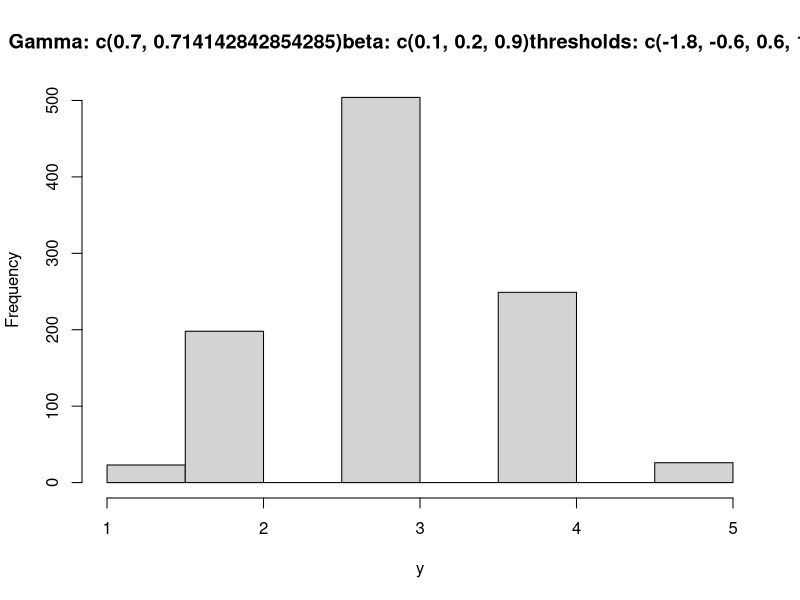
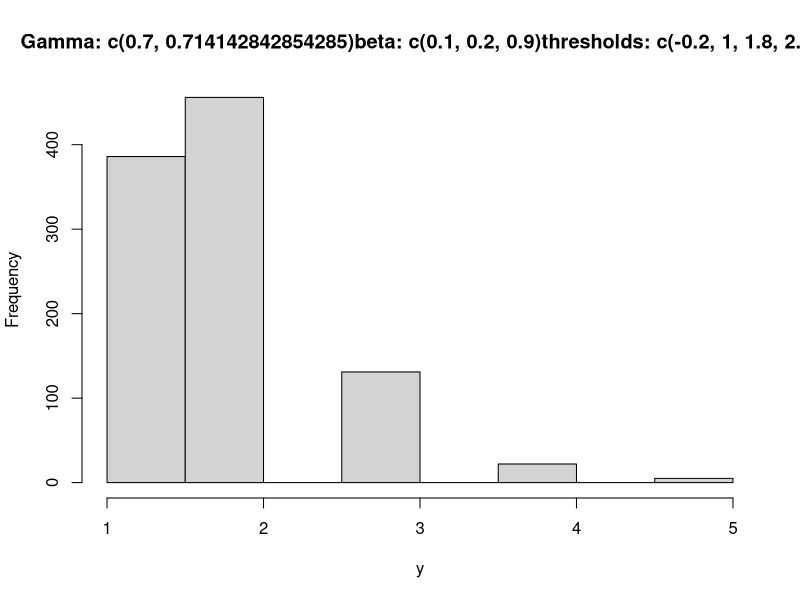
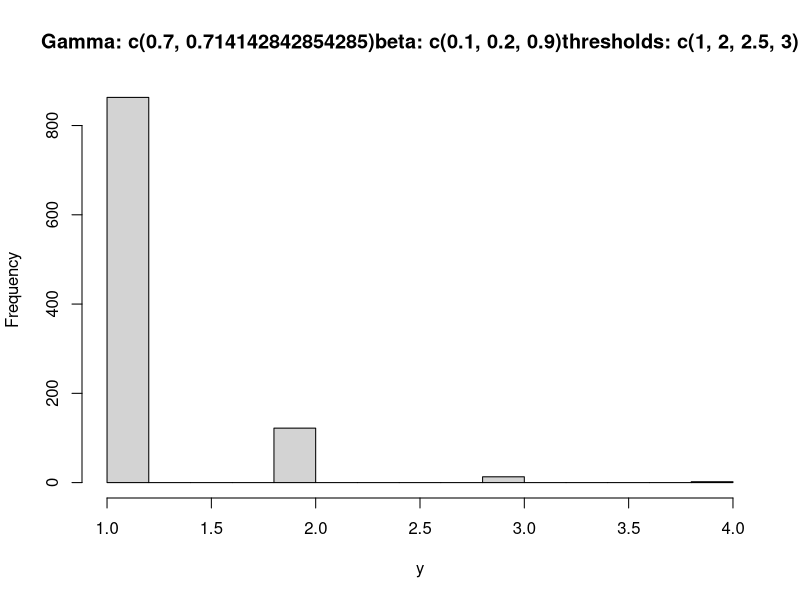
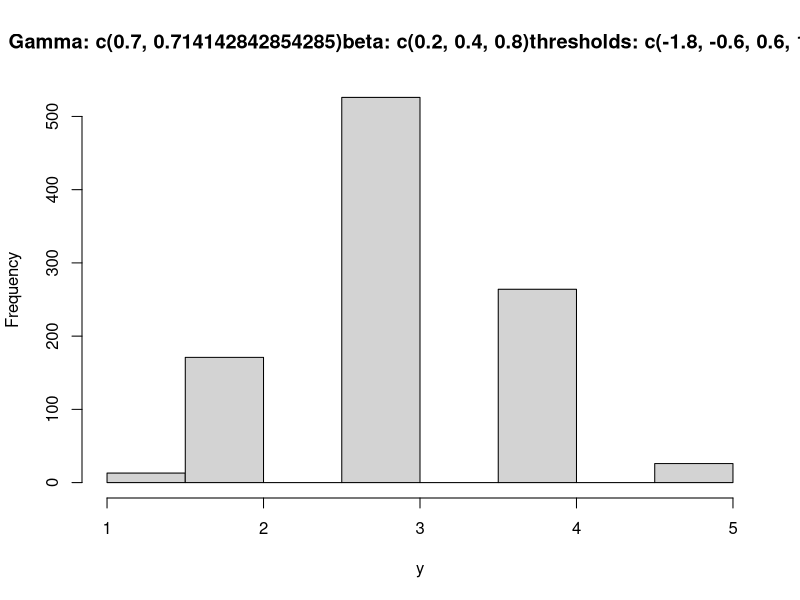
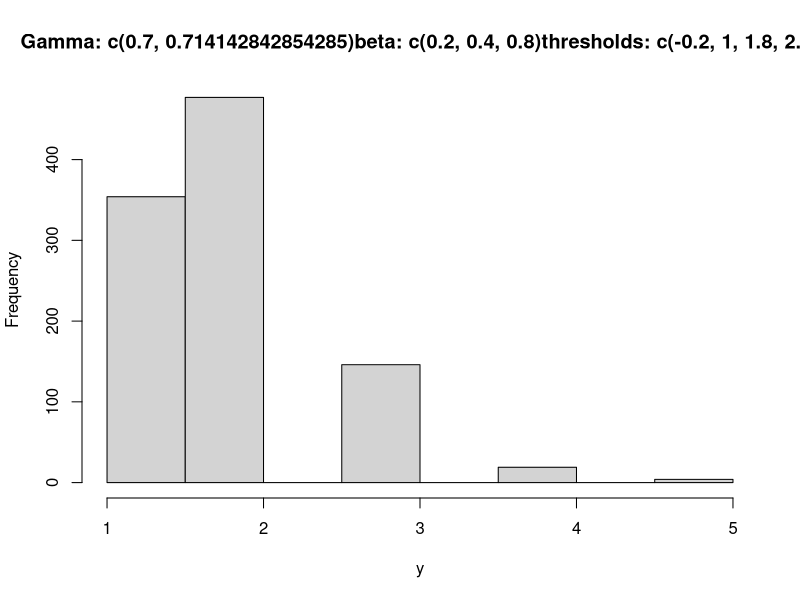
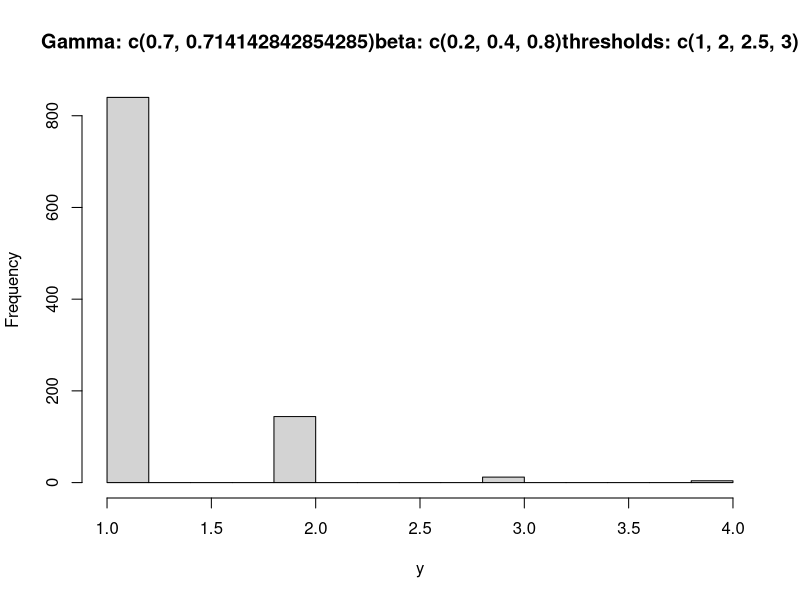
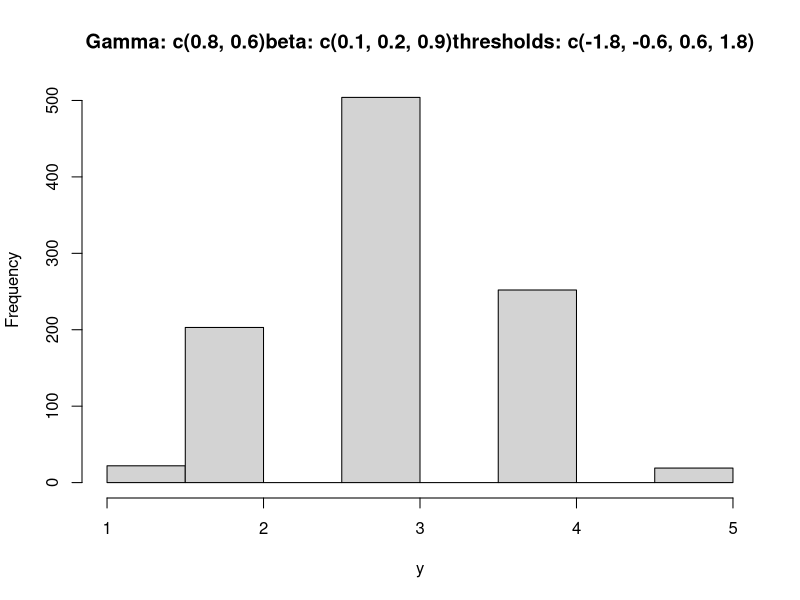
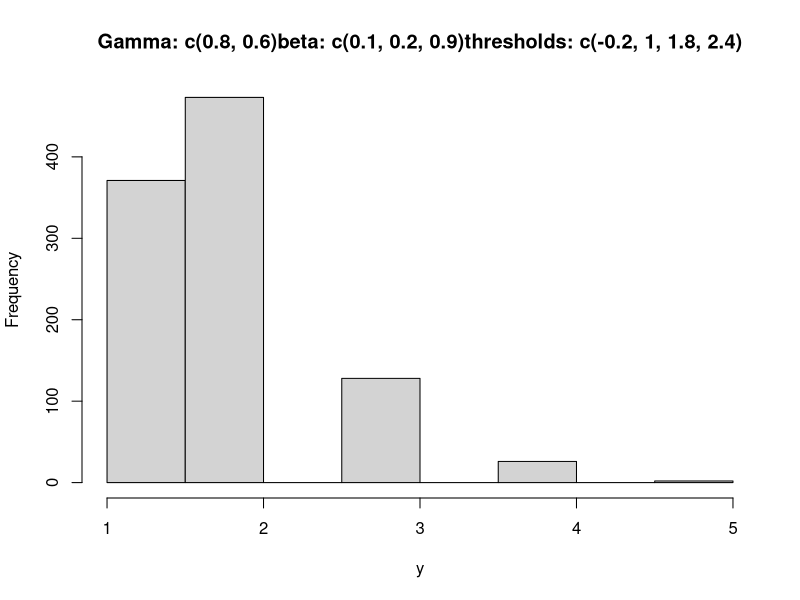

Reproduce these figures in R, in order.
## ---- chunk 1

#Vary the sample size -- set value of N
#Vary the degree of unequal thresholds -- choose between mild, moderate, and severe
#Vary the size of the predictor effects of eta -- b1 and b2
### 2 Conditions: [.1, .2, .9]; [.2, .4, .8]
#Vary the link between eta and ystar - gamma1 and gamma2
### 3 Conditions: [.4, .3]; [.8, .6]; [1.6, 1.2]
# 
# THE FOLLOWING IS A DEMONSTRATION OF HOW YOU WOULD USE A FOR LOOP HERE
# YOU WOULD NEST EVERYTHING WITHIN THE FOR LOOP
# gammas.A <- c(.4, .3)
# gammas.B <- c(.8, .6)
# gammas.C <- c(1.6, 1.2)
# 
# list.of.gammas <- list(gammas.A, gammas.B, gammas.C)
# 
# for (g in 1:3) {
#   whatever.gamma <- list.of.gammas[[g]]
#   gamma1 <- whatever.gamma[1]
#   gamma.2 <- whatever.gamma[2]
# }

#y1, y2, y9, y10 = mild
#y3, y4, y5 = equal
#y6, y7, y8 = severe

#Want to create 6 datasets, one for each combination of beta and gamma
#But the thresholds will differ over the items, not over the datasets
#Each will be an N x 10 matrix with above configurations of equal, mild, and severe

#step 1 - generate background variables
N <- 1000 #not going to change when we're just looking at histograms
x1 <- rnorm(N)
x2 <- rbinom(N,1,.5)

# b1 <- .1
# b2 <- .2
# b3 <- .9
# 
# equal1 <- -1.8
# equal2 <- -0.6
# equal3 <- 0.6
# equal4 <- 1.8
# 
# mild1 <- -1
# mild2 <- -0.2
# mild3 <- 1
# mild4 <- 2.5
# 
# severe1 <- 1
# severe2 <- 2
# severe3 <- 2.5
# severe4 <- 3


#step 2 - generate eta
# eta <- b1*x1 + b2*x2 + b3*rnorm(N)

#step 3 - generate ystar

# gamma1 <- .8
# gamma2 <- .6

# ystar1 <- gamma1*eta + gamma2*rnorm(N, 0, sd(eta))
# ystar2 <- gamma1*eta + gamma2*rnorm(N, 0, sd(eta))
# ystar3 <- gamma1*eta + gamma2*rnorm(N, 0, sd(eta))
# ystar4 <- gamma1*eta + gamma2*rnorm(N, 0, sd(eta))
# ystar5 <- gamma1*eta + gamma2*rnorm(N, 0, sd(eta))
# ystar6 <- gamma1*eta + gamma2*rnorm(N, 0, sd(eta))
# ystar7 <- gamma1*eta + gamma2*rnorm(N, 0, sd(eta))
# ystar8 <- gamma1*eta + gamma2*rnorm(N, 0, sd(eta))
# ystar9 <- gamma1*eta + gamma2*rnorm(N, 0, sd(eta))
# ystar10 <- gamma1*eta + gamma2*rnorm(N, 0, sd(eta))


#generate y1...y10
#create lists for varying conditions (thresholds, gammas, betas)
thresholds.equal <- c(-1.8, -0.6, 0.6, 1.8)
thresholds.mild <- c(-0.2, 1, 1.8, 2.4)
thresholds.severe <- c(1, 2, 2.5, 3)
list.of.thresholds <- list(thresholds.equal, thresholds.mild, thresholds.severe)

gammas.A <- c(.7, sqrt(.51))
gammas.B <- c(.8, .6)
gammas.C <- c(.9, sqrt(.19))
list.of.gammas <- list(gammas.A, gammas.B, gammas.C)

betas.A <- c(.1, .2, .9)
betas.B <- c(.2, .4, .8)
list.of.betas <- list(betas.A, betas.B)

#nested for loop to iterate through conditions
for (g in 1:3) {
  g.gammas <- list.of.gammas[[g]]
  gamma.1 <- g.gammas[1]
  gamma.2 <- g.gammas[2]
  
  for (b in 1:2) {
    b.betas <- list.of.betas[[b]]
    beta.1 <- b.betas[1]
    beta.2 <- b.betas[2]
    beta.3 <- b.betas[3]

    # empty.y.mat <- matrix(NA, N, 10)
    # I recommend making a 6-length list (initialize it as empty) and then appending empty.y.mat every time loop terminates
    # Look up list() and append()
    eta <- beta.1*x1 + beta.2*x2 + beta.3*rnorm(N)
    
    #For loop looping over the columns (i.e., for X in 1:10)
    #If X == 1, 2, 8, or 9, then define thresholds as mild
    #etc
    
    for (t in 1:3) {
      t.thresholds <- list.of.thresholds[[t]]
      threshold.1 <- t.thresholds[1]
      threshold.2 <- t.thresholds[2]
      threshold.3 <- t.thresholds[3]
      threshold.4 <- t.thresholds[4]
      
      y <- rep(NA, N)
      #eta <- beta.1*x1 + beta.2*x2 + beta.3*rnorm(N)
      ystar <- gamma.1*eta + gamma.2*rnorm(N, 0, sd(eta))
      
      for (a in 1:N) {
        if (ystar[a] <= threshold.1) {
          y[a] = 1
        }
        else if (ystar[a] <= threshold.2) {
          y[a] = 2
          }
        else if (ystar[a] <= threshold.3) {
          y[a] = 3
          }
        else if (ystar[a] <= threshold.4) {
          y[a] = 4
        }
        else {
          y[a] = 5
        }
      }
      the.title <- paste0("Gamma: ", list.of.gammas[g], "beta: ", list.of.betas[b], "thresholds: ", list.of.thresholds[t])
      hist(y, main = the.title)
    }
  }
}

#y1- equally spaced
# y1<-rep(NA, N)
# 
# for (a in 1:N) {
#   if (ystar1[a] <= equal1) {
#     y1[a] = 1
#   }
#   else if (ystar1[a] <= equal2) {
#     y1[a] = 2
#   }
#   else if (ystar1[a] <= equal3) {
#     y1[a] = 3;
#   }
#   else if (ystar1[a] <= equal4) {
#     y1[a] = 4
#   }
#   else {
#     y1[a] = 5
#   }
# }
# hist(y1)

## ---- chunk 2
# #This is for demonstration purposes only
# y1.weird <- 6 - y1
# y1.weirder <- y1 + rnorm(N, 0, 1)
# 
# hist(y1.weird)
# hist(y1.weirder)

